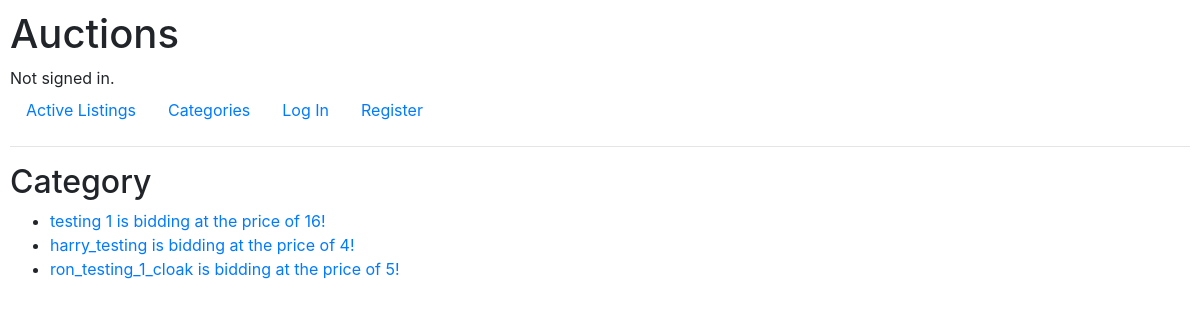
The app's page /category/None with its own data.
### auctions/models.py (models this page shows)
class Auction_Listing(models.Model):
    title = models.CharField(max_length=64)
    description = models.TextField()
    listing_image_link = models.URLField(blank=True, null=True)
    category = models.CharField(blank=True, null=True, max_length=64)
    bid_price= models.IntegerField()
    owner = models.ForeignKey(User, related_name='owner_listings', on_delete=models.CASCADE)
    winner = models.ForeignKey(User, related_name='winner_listings', on_delete=models.CASCADE, blank=True, null=True)
    def __str__(self):
        return f"{self.title} is bidding at the price of {self.bid_price}!"

### auctions/views.py (the view)
# urls.py: path("category/<str:category_name>", views.deep_category, name = "deep_category"),
def deep_category(request,category_name):
    filter_result = Auction_Listing.objects.filter(category = category_name)
    if category_name == "None":
        filter_result = Auction_Listing.objects.filter(category__isnull = True)
    return render(request,"auctions/deep_category.html",{
        "listings":filter_result
    })

### auctions/templates/auctions/deep_category.html
{% extends "auctions/layout.html" %}
{% block body %}
<div style="display: flex; flex-direction: row; justify-content: space-between">
    <h2>Category</h2>
</div>
<ul>
    {% for listing in listings%}
    <li><a href="{% url 'show_listing' listing.id %}">{{listing}}</a></li>
    {% empty %}
    <li>No listing</li>
    {%endfor%}
</ul>
{% endblock %}

### auctions/static/auctions/styles.css (style rules this page uses)
body { padding: 10px; }

### records on screen
Auction_Listing: title+bid_price "testing 1 is bidding at the price of 16!"
Auction_Listing: title+bid_price "harry_testing is bidding at the price of 4!"
Auction_Listing: title+bid_price "ron_testing_1_cloak is bidding at the price of 5!"
